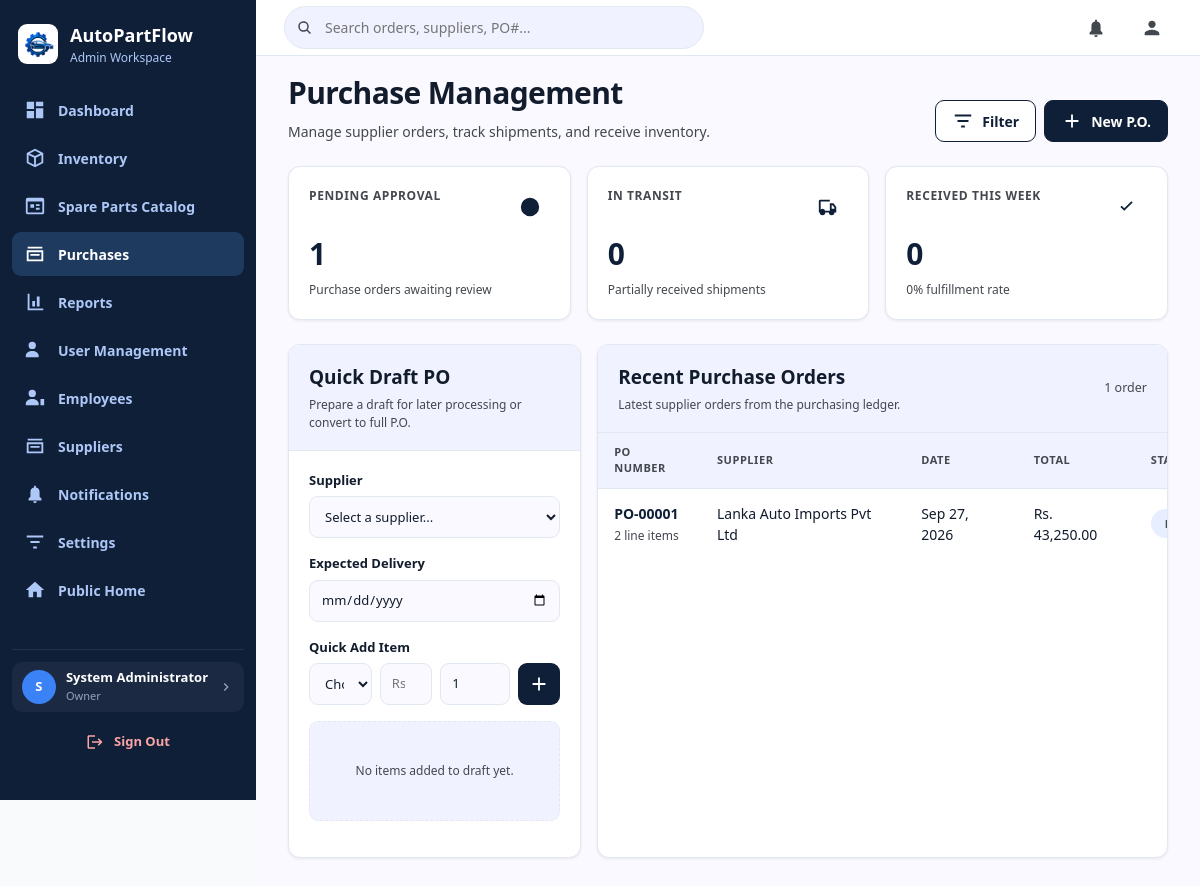
The page /admin/purchases (signed in) on the database its author committed.
### tables this page shows
CREATE TABLE purchase_orders (
    id              INT UNSIGNED AUTO_INCREMENT PRIMARY KEY,
    po_number       VARCHAR(30)  NOT NULL UNIQUE,
    supplier_id     INT UNSIGNED NOT NULL,
    order_date      DATE         NOT NULL,
    expected_date   DATE         DEFAULT NULL,
    status          ENUM('draft','pending','partial','received','cancelled') NOT NULL DEFAULT 'draft',
    subtotal        DECIMAL(14,2) NOT NULL DEFAULT 0.00,
    discount_amount DECIMAL(14,2) NOT NULL DEFAULT 0.00,
    total_amount    DECIMAL(14,2) NOT NULL DEFAULT 0.00,
    amount_paid     DECIMAL(14,2) NOT NULL DEFAULT 0.00,
    notes           TEXT         DEFAULT NULL,
    created_by      INT UNSIGNED DEFAULT NULL,
    received_by     INT UNSIGNED DEFAULT NULL,
    received_at     DATETIME     DEFAULT NULL,
    deleted_at      DATETIME     DEFAULT NULL,
    created_at      TIMESTAMP    DEFAULT CURRENT_TIMESTAMP,
    updated_at      TIMESTAMP    DEFAULT CURRENT_TIMESTAMP ON UPDATE CURRENT_TIMESTAMP,
    INDEX idx_po_supplier (supplier_id),
    INDEX idx_po_status (status),
    CONSTRAINT fk_po_supplier FOREIGN KEY (supplier_id) REFERENCES suppliers(id),
    CONSTRAINT fk_po_created_by FOREIGN KEY (created_by) REFERENCES users(id) ON DELETE SET NULL,
    CONSTRAINT fk_po_received_by FOREIGN KEY (received_by) REFERENCES users(id) ON DELETE SET NULL
);

CREATE TABLE suppliers (
    id                  INT UNSIGNED AUTO_INCREMENT PRIMARY KEY,
    supplier_code       VARCHAR(20)  NOT NULL UNIQUE,
    company_name        VARCHAR(150) NOT NULL,
    contact_person      VARCHAR(150) DEFAULT NULL,
    phone               VARCHAR(20)  NOT NULL,
    email               VARCHAR(150) DEFAULT NULL,
    address             TEXT         DEFAULT NULL,
    city                VARCHAR(100) DEFAULT NULL,
    payment_terms       VARCHAR(100) DEFAULT NULL,
    outstanding_balance DECIMAL(14,2) NOT NULL DEFAULT 0.00,
    is_active           TINYINT(1)   NOT NULL DEFAULT 1,
    notes               TEXT         DEFAULT NULL,
    deleted_at          DATETIME     DEFAULT NULL,
    created_at          TIMESTAMP    DEFAULT CURRENT_TIMESTAMP,
    updated_at          TIMESTAMP    DEFAULT CURRENT_TIMESTAMP ON UPDATE CURRENT_TIMESTAMP
);

### app/Views/admin/purchases.php (the view, shortened to what the rows shown need)
<!DOCTYPE html>
<html lang="en">
<head>
    <link rel="stylesheet" href="<?= asset('css/sales-rep/tokens.css') ?>">
    <link rel="stylesheet" href="<?= asset('css/shared.css') ?>">
    <link rel="stylesheet" href="<?= asset('css/admin.css') ?>">
    <link rel="stylesheet" href="<?= asset('css/admin-purchases.css') ?>?v=6">
</head>
<body>
<?php require APP_PATH . '/Views/admin/partials/sidebar.php'; ?>
<div class="purchase-main">
    <header class="purchase-topbar">
        <div class="purchase-search-wrap">
            <svg class="nav-icon" viewBox="0 0 24 24" aria-hidden="true"><path d="m20 18.6-4.4-4.4a7 7 0 1 0-1.4 1.4l4.4 4.4 1.4-1.4ZM5 10a5 5 0 1 1 10 0 5 5 0 0 1-10 0Z"/></svg>
            <input class="purchase-search" type="search" placeholder="Search orders, suppliers, PO#..." aria-label="Search orders and suppliers" data-purchase-search>
        </div>
        <a class="purchase-topbar__action" href="<?= url('admin/notifications') ?>" aria-label="Notifications">
            <svg class="nav-icon" viewBox="0 0 24 24" aria-hidden="true"><path d="M12 22a2 2 0 0 0 2-2h-4a2 2 0 0 0 2 2Zm7-5-2-2v-5a5 5 0 0 0-4-5V3h-2v2a5 5 0 0 0-4 5v5l-2 2v2h14v-2Z"/></svg>
        </a>
        <a class="purchase-topbar__action" href="<?= url('profile') ?>" title="Edit Profile — <?= e($_SESSION['full_name'] ?? 'Admin') ?>" aria-label="Edit Profile">
            <svg class="nav-icon" viewBox="0 0 24 24" aria-hidden="true"><path d="M12 12c2.21 0 4-1.79 4-4s-1.79-4-4-4-4 1.79-4 4 1.79 4 4 4zm0 2c-2.67 0-8 1.34-8 4v2h16v-2c0-2.66-5.33-4-8-4z"/></svg>
        </a>
    </header>
    <main class="purchase-content">
        <section class="purchase-page-head">
            <div>
                <h1>Purchase Management</h1>
                <p>Manage supplier orders, track shipments, and receive inventory.</p>
            </div>
            <div class="purchase-actions">
                <div class="purchase-filter-menu">
                    <button class="purchase-button" type="button" id="purchase-filter-btn" aria-expanded="false" aria-controls="purchase-filter-dropdown" aria-label="Filter purchase orders">
                        <svg class="nav-icon" viewBox="0 0 24 24" aria-hidden="true"><path d="M3 5h18v2H3V5Zm3 6h12v2H6v-2Zm4 6h4v2h-4v-2Z"/></svg>
                        <span>Filter</span>
                    </button>
                </div>
                <button class="purchase-button purchase-button--primary" type="button" id="open-new-po-modal" aria-label="Create purchase order">
                    <svg class="nav-icon" viewBox="0 0 24 24" aria-hidden="true"><path d="M11 5h2v6h6v2h-6v6h-2v-6H5v-2h6V5Z"/></svg>
                    New P.O.
                </button>
            </div>
        </section>
        <section class="purchase-summary" aria-label="Purchase summary">
            <article class="purchase-stat">
                <div class="purchase-stat__top">
                    <span class="purchase-stat__label">Pending Approval</span>
                    <span class="purchase-stat__icon"><svg class="nav-icon" viewBox="0 0 24 24" aria-hidden="true"><path d="M12 2a10 10 0 1 0 10 10A10 10 0 0 0 12 2Zm1 5h-2v6l5 3 1-1.7-4-2.3V7Z"/></svg></span>
                </div>
                <strong class="purchase-stat__value" id="kpi-pending-approval"><?= (int) ($summary['pendingApproval'] ?? 0) ?></strong>
                <span class="purchase-stat__note">Purchase orders awaiting review</span>
            </article>
            <article class="purchase-stat">
                <div class="purchase-stat__top">
                    <span class="purchase-stat__label">In Transit</span>
                    <span class="purchase-stat__icon"><svg class="nav-icon" viewBox="0 0 24 24" aria-hidden="true"><path d="M3 4h11v4h4l3 4v6h-2a3 3 0 0 1-6 0H9a3 3 0 0 1-6 0H2V6a2 2 0 0 1 1-2Zm1 2v8.8A3 3 0 0 1 8.8 16H14V6H4Zm12 4v4h3v-1.4L17 10h-1Z"/></svg></span>
                </div>
                <strong class="purchase-stat__value" id="kpi-in-transit"><?= (int) ($summary['inTransit'] ?? 0) ?></strong>
                <span class="purchase-stat__note">Partially received shipments</span>
            </article>
            <article class="purchase-stat">
                <div class="purchase-stat__top">
                    <span class="purchase-stat__label">Received This Week</span>
                    <span class="purchase-stat__icon"><svg class="nav-icon" viewBox="0 0 24 24" aria-hidden="true"><path d="m9 16.2-4.2-4.2 1.4-1.4 2.8 2.8 7.8-7.8L18.2 7 9 16.2Z"/></svg></span>
                </div>
                <strong class="purchase-stat__value" id="kpi-received-week"><?= (int) ($summary['receivedThisWeek'] ?? 0) ?></strong>
                <span class="purchase-stat__note"><span id="kpi-fulfillment-rate"><?= (int) ($summary['fulfillmentRate'] ?? 0) ?></span>% fulfillment rate</span>
            </article>
        </section>
        <section class="purchase-layout">
            <article class="purchase-panel">
                <div class="purchase-panel__head">
                    <h2>Quick Draft PO</h2>
                    <p>Prepare a draft for later processing or convert to full P.O.</p>
                </div>
                <div class="purchase-draft">
                    <div class="purchase-field">
                        <label for="purchase-supplier">Supplier</label>
                        <select id="purchase-supplier">
                            <option value="">Select a supplier...</option>
                        </select>
                    </div>
                    <div class="purchase-field">
                        <label for="purchase-delivery">Expected Delivery</label>
                        <input id="purchase-delivery" type="date" min="<?= date('Y-m-d') ?>">
                    </div>
                    <div class="purchase-field">
                        <label for="purchase-item">Quick Add Item</label>
                        <div class="purchase-quick-add">
                            <select id="purchase-item" aria-label="Select product">
                                <option value="">Choose product...</option>
                            </select>
                            <input id="purchase-item-cost" type="number" step="0.01" min="0" placeholder="Rs. Cost" aria-label="Unit cost">
                            <input id="purchase-quantity" type="number" min="1" value="1" placeholder="Qty" aria-label="Quantity">
                            <button type="button" id="quick-add-btn" aria-label="Add item to draft" title="Add item to draft">
                                <svg class="nav-icon" viewBox="0 0 24 24" aria-hidden="true"><path d="M11 5h2v6h6v2h-6v6h-2v-6H5v-2h6V5Z"/></svg>
                            </button>
                        </div>
                    </div>
                    <div id="quick-draft-items-wrap">
                        <div class="purchase-empty-draft" id="quick-draft-empty">No items added to draft yet.</div>
                    </div>
                </div>
            </article>
            <article class="purchase-panel">
                <div class="purchase-panel__head" style="display:flex;justify-content:space-between;align-items:center;">
                    <div>
                        <h2>Recent Purchase Orders</h2>
                        <p>Latest supplier orders from the purchasing ledger.</p>
                    </div>
                    <div style="font-size:12.5px;color:var(--sales-on-surface-variant);" id="po-table-counter">
                        <?= count($orders) ?> order<?= count($orders) === 1 ? '' : 's' ?>
                    </div>
                </div>
                <div class="purchase-table-wrap">
                    <table class="purchase-table">
                        <thead><tr><th>PO Number</th><th>Supplier</th><th>Date</th><th>Total</th><th>Status</th><th>Action</th></tr></thead>
                        <tbody data-purchase-rows id="purchase-table-body">
                        <?php foreach ($orders as $order): ?>
                            <tr data-purchase-row data-order-id="<?= (int) $order['id'] ?>" data-status="<?= e(strtolower($order['status'])) ?>" data-supplier="<?= e(strtolower($order['supplier_name'])) ?>" data-search="<?= e(strtolower($order['po_number'] . ' ' . $order['supplier_name'])) ?>">
                                <td><div class="purchase-number"><?= e($order['po_number']) ?></div><div class="purchase-meta"><?= (int) $order['item_count'] ?> line item<?= (int) $order['item_count'] === 1 ? '' : 's' ?></div></td>
                                <td><?= e($order['supplier_name']) ?></td>
                                <td><?= e(date('M j, Y', strtotime($order['order_date']))) ?></td>
                                <td>Rs. <?= number_format((float) $order['total_amount'], 2) ?></td>
                                <td>
                                    <select class="purchase-status-select purchase-status--<?= e($order['status']) ?>" data-status-select <?= $isMock ? '' : '' ?> aria-label="Status for <?= e($order['po_number']) ?>">
                                        <?php foreach (['preparing' => 'Preparing', 'ready' => 'Ready', 'in_transit' => 'In Transit', 'received' => 'Received'] as $value => $label): ?>
                                            <option value="<?= $value ?>" <?= $order['status'] === $value ? 'selected' : '' ?>><?= $label ?></option>
                                        <?php endforeach; ?>
                                    </select>
                                </td>
                            </tr>
                        <?php endforeach; ?>
                        </tbody>
                    </table>
                </div>
            </article>
        </section>
    </main>
</div>
</body>
</html>

### app/Core/Router.php (shortened to what the rows shown need)
<?php
class Router
{
    private array $routes = [];
    private function addRoute(string $method, string $path, string $handler): void
    {
        $this->routes[] = [
            'method'  => $method,
            'path'    => $this->normalizePath($path),
            'handler' => $handler,
        ];
    }
    public function dispatch(string $uri, string $method): void
    {
        $uri = $this->normalizePath(parse_url($uri, PHP_URL_PATH) ?: '/');
        foreach ($this->routes as $route) {
            if ($route['method'] !== strtoupper($method)) {
                continue;
            }
            $params = $this->matchRoute($route['path'], $uri);
            if ($params !== false) {
                $this->callHandler($route['handler'], $params);
                return;
            }
        }
    }
    private function matchRoute(string $routePath, string $uri): array|false
    {
        $routeParts = explode('/', trim($routePath, '/'));
        $uriParts   = explode('/', trim($uri, '/'));
        if (count($routeParts) !== count($uriParts)) {
            return false;
        }
        $params = [];
        foreach ($routeParts as $index => $part) {
            if ($part !== $uriParts[$index]) {
                return false;
            }
        }
        return $params;
    }
    private function callHandler(string $handler, array $params): void
    {
        [$controllerName, $method] = explode('@', $handler);
        $controller = new $controllerClass();
        call_user_func_array([$controller, $method], $params);
    }
    private function normalizePath(string $path): string
    {
        $path = '/' . trim($path, '/');
        return $path === '/' ? '/' : rtrim($path, '/');
    }
}

### rows shown on the page
purchase_orders: po_number "PO-00001", item_count "2", supplier.company_name "Lanka Auto Imports Pvt Ltd", order_date "Sep 27, 2026", total_amount "43,250.00", po_number "Preparing"

### other values the page prints
$summary['pendingApproval'] "1"
$summary['inTransit'] "0"
$summary['receivedThisWeek'] "0"
$summary['fulfillmentRate'] "0"
count($orders) "1"
